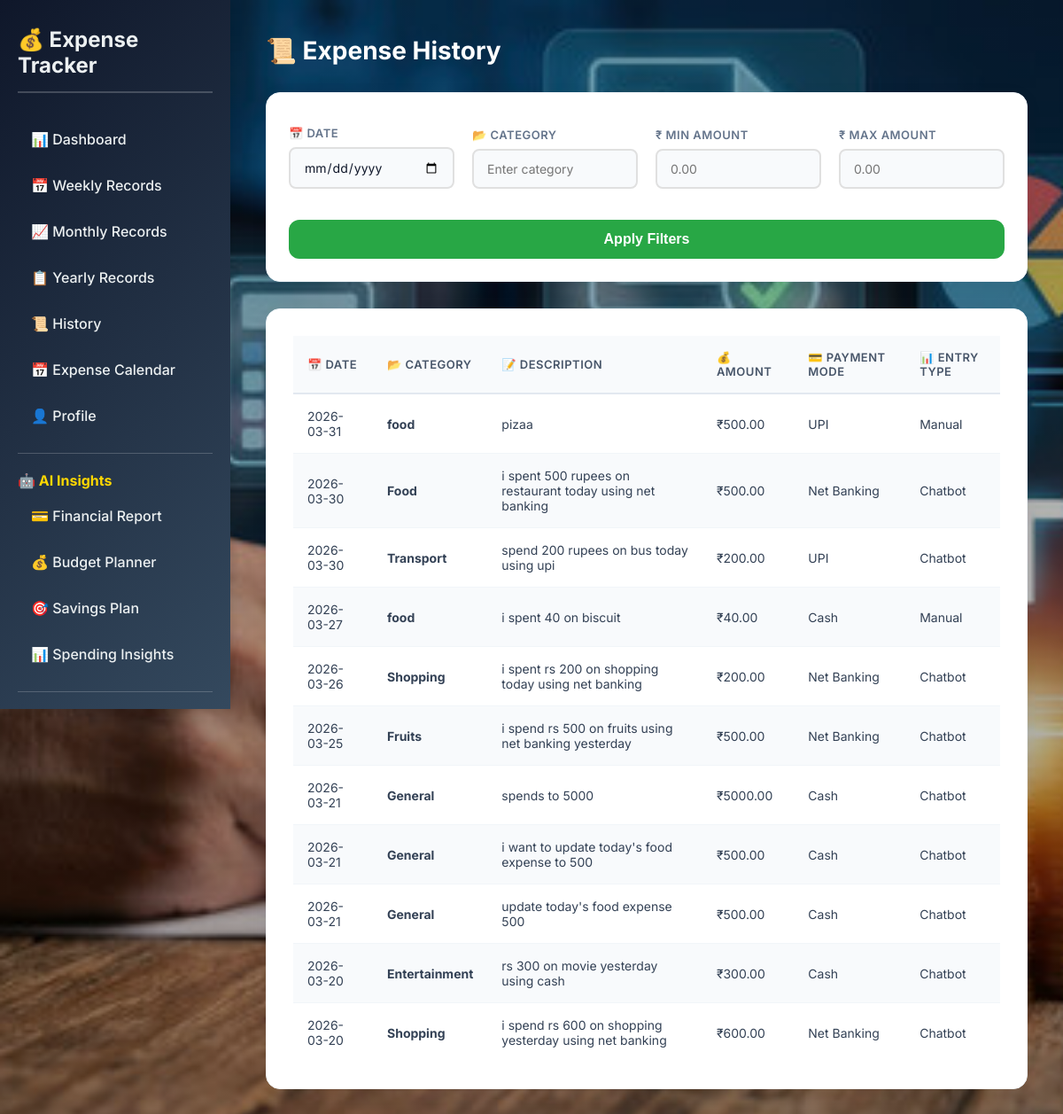
The app's page /history (signed in) with its own data.
### tables this page shows
CREATE TABLE expenses (
            id INTEGER PRIMARY KEY AUTOINCREMENT,
            user_id INTEGER NOT NULL,
            date TEXT NOT NULL,
            category TEXT NOT NULL,
            description TEXT NOT NULL,
            amount REAL NOT NULL,
            payment_mode TEXT NOT NULL,
            entry_type TEXT NOT NULL,
            FOREIGN KEY (user_id) REFERENCES users (id)
        );

### app.py (the view)
    def wrap(*args, **kwargs):
        if 'user_id' not in session:
            return redirect(url_for('login'))
        return f(*args, **kwargs)

### app.py (called while the page is built)
def get_db():
    db = sqlite3.connect('expense_tracker.db')
    db.row_factory = sqlite3.Row
    return db

def login_required(f):
    def wrap(*args, **kwargs):
        if 'user_id' not in session:
            return redirect(url_for('login'))
        return f(*args, **kwargs)
    wrap.__name__ = f.__name__
    return wrap

def get_user_expenses(user_id, start_date=None, end_date=None):
    db = get_db()
    query = 'SELECT * FROM expenses WHERE user_id = ?'
    params = [user_id]
    if start_date and end_date:
        query += ' AND date BETWEEN ? AND ?'
        params.extend([start_date, end_date])
    query += ' ORDER BY date DESC'
    return db.execute(query, params).fetchall()

@app.route('/history')
@login_required
def history():
    user_id = session['user_id']
    expenses = get_user_expenses(user_id)
    return render_template('history.html', expenses=expenses)

### templates/history.html (shortened to what this page needs)
{% extends "base.html" %}
{% block body_class %}history-page{% endblock %}
{% block extra_css %}
<link rel="stylesheet" href="{{ url_for('static', filename='css/history.css') }}">
{% endblock %}
{% block content %}
            <h1 style="color: white;">📜 Expense History</h1>
            <div class="filter-card">
                <div class="filter-group">
                    <label for="dateFilter">📅 Date</label>
                    <input type="date" id="dateFilter" class="modern-input">
                </div>
                <div class="filter-group">
                    <label for="categoryFilter">📂 Category</label>
                    <input type="text" id="categoryFilter" placeholder="Enter category" class="modern-input">
                </div>
                <div class="filter-group">
                    <label for="amountMin">₹ Min Amount</label>
                    <input type="number" id="amountMin" step="0.01" placeholder="0.00" class="modern-input">
                </div>
                <div class="filter-group">
                    <label for="amountMax">₹ Max Amount</label>
                    <input type="number" id="amountMax" step="0.01" placeholder="0.00" class="modern-input">
                </div>
                <div class="filter-action">
                    <button class="btn btn-filter" onclick="applyFilters()">Apply Filters</button>
                </div>
            </div>
            <div class="expense-table table-card">
                <table>
                    <thead>
                        <tr>
                            <th>📅 Date</th>
                            <th>📂 Category</th>
                            <th>📝 Description</th>
                            <th>💰 Amount</th>
                            <th>💳 Payment Mode</th>
                            <th>📊 Entry Type</th>
                        </tr>
                    </thead>
                    <tbody id="expenseTableBody">
                        {% for expense in expenses %}
                        <tr>
                            <td>{{ expense.date }}</td>
                            <td><strong>{{ expense.category }}</strong></td>
                            <td>{{ expense.description }}</td>
                            <td>₹{{ "%.2f"|format(expense.amount) }}</td>
                            <td>{{ expense.payment_mode }}</td>
                            <td>{{ expense.entry_type }}</td>
                        </tr>
                        {% endfor %}
                    </tbody>
                </table>
            </div>
        </div>
    </div>
{% endblock %}

### static/css/base.css (style rules this page uses)
:root { --primary-color: #0f172a; --secondary-color: #3b82f6; --accent-color: #ef4444; --success-color: #10b981; --light-bg: #f8fafc; --card-shadow: 0 4px 20px rgba(0, 0, 0, 0.05); --transition: all 0.3s ease; --border-radius: 16px; --form-height: 48px; }
* { box-sizing: border-box; }
html { scroll-behavior: smooth; }
body { font-family: 'Inter', -apple-system, BlinkMacSystemFont, "Segoe UI", sans-serif; margin: 0; padding: 0; background-color: var(--light-bg); color: var(--primary-color); }
.btn, button { background: var(--secondary-color); color: white; border: none; padding: 12px 20px; border-radius: 8px; font-size: 16px; font-weight: 600; cursor: pointer; transition: var(--transition); height: var(--form-height); min-width: 120px; }
label { font-weight: 600; margin-top: 12px; margin-bottom: 6px; color: var(--primary-color); }
input[type="text"], input[type="email"], input[type="password"], input[type="number"], input[type="date"], input[type="file"], select, textarea { padding: 12px 15px; border: 2px solid #e0e0e0; border-radius: 8px; font-size: 14px; margin-bottom: 15px; transition: var(--transition); font-family: inherit; }
body.history-page { background-image: linear-gradient(rgba(0, 0, 0, 0.3), rgba(0, 0, 0, 0.3)), url('../images/img.jpg'); background-size: cover; background-position: center; background-attachment: fixed; background-repeat: no-repeat; }
.main-content h1 { color: var(--primary-color); margin: 0 0 30px 0; font-size: 28px; font-weight: 700; }
.expense-table, .expense-form, .filters { background: #ffffff; padding: 30px; border-radius: var(--border-radius); box-shadow: var(--card-shadow); margin-bottom: 30px; border: 1px solid #f1f5f9; }
.expense-table { overflow-x: auto; }
table { width: 100%; border-collapse: collapse; }
table thead { background-color: #f8fafc; color: #475569; }
th { padding: 16px; text-align: left; font-weight: 600; text-transform: uppercase; font-size: 13px; letter-spacing: 0.5px; border-bottom: 2px solid #e2e8f0; }
td { padding: 16px; border-bottom: 1px solid #f1f5f9; color: #334155; font-size: 14px; }
tbody tr { transition: all 0.2s ease; position: relative; z-index: 1; }
tbody tr:nth-child(even) { background-color: #f8fafc; }
tbody tr:last-child td { border-bottom: none; }

### static/css/history.css (style rules this page uses)
.filter-card { background: #ffffff; padding: 25px; border-radius: var(--border-radius); box-shadow: var(--card-shadow); margin-bottom: 30px; border: 1px solid #f1f5f9; display: flex; gap: 20px; align-items: flex-end; flex-wrap: wrap; transition: all 0.3s ease; }
.filter-group { display: flex; flex-direction: column; flex: 1; min-width: 160px; }
.filter-group label { margin-bottom: 8px; font-weight: 600; color: #64748b; font-size: 13px; text-transform: uppercase; letter-spacing: 0.5px; }
.modern-input { padding: 12px 16px; border: 1px solid #cbd5e1; border-radius: 10px; font-size: 14px; transition: all 0.2s; background: #f8fafc; font-family: inherit; color: var(--primary-color); }
.filter-action { display: flex; justify-content: flex-end; flex: 1; min-width: 160px; }
.btn-filter { background-color: #28a745; color: white; border: none; padding: 14px 28px; border-radius: 12px; font-weight: 600; cursor: pointer; transition: all 0.2s ease; height: 44px; display: inline-flex; align-items: center; justify-content: center; width: 100%; }
.table-card { background: #ffffff; padding: 30px; border-radius: var(--border-radius); box-shadow: var(--card-shadow); margin-bottom: 30px; border: 1px solid #f1f5f9; }

### records on screen
expenses: date "2026-03-31", category "food", description "pizaa", amount "500.00", payment_mode "UPI", entry_type "Manual"
expenses: date "2026-03-30", category "Food", description "i spent 500 rupees on restaurant today using net banking", amount "500.00", payment_mode "Net Banking", entry_type "Chatbot"
expenses: date "2026-03-30", category "Transport", description "spend 200 rupees on bus today using upi", amount "200.00", payment_mode "UPI", entry_type "Chatbot"
expenses: date "2026-03-27", category "food", description "i spent 40 on biscuit", amount "40.00", payment_mode "Cash", entry_type "Manual"
expenses: date "2026-03-26", category "Shopping", description "i spent rs 200 on shopping today using net banking", amount "200.00", payment_mode "Net Banking", entry_type "Chatbot"
expenses: date "2026-03-25", category "Fruits", description "i spend rs 500 on fruits using net banking yesterday", amount "500.00", payment_mode "Net Banking", entry_type "Chatbot"
expenses: date "2026-03-21", category "General", description "spends to 5000", amount "5000.00", payment_mode "Cash", entry_type "Chatbot"
expenses: date "2026-03-21", category "General", description "i want to update today's food expense to 500", amount "500.00", payment_mode "Cash", entry_type "Chatbot"
expenses: date "2026-03-21", category "General", description "update today's food expense 500", amount "500.00", payment_mode "Cash", entry_type "Chatbot"
expenses: date "2026-03-20", category "Entertainment", description "rs 300 on movie yesterday using cash", amount "300.00", payment_mode "Cash", entry_type "Chatbot"
expenses: date "2026-03-20", category "Shopping", description "i spend rs 600 on shopping yesterday using net banking", amount "600.00", payment_mode "Net Banking", entry_type "Chatbot"
